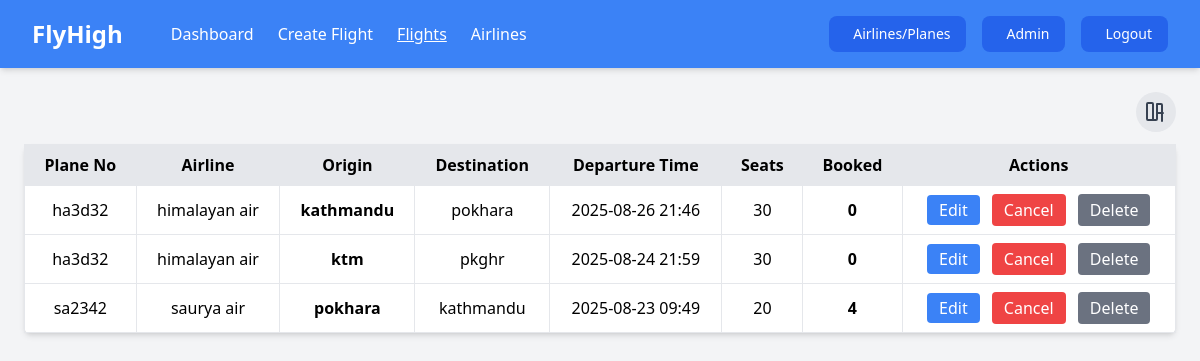
The page /admin/flights.php?sort=latest on the database as committed earlier.
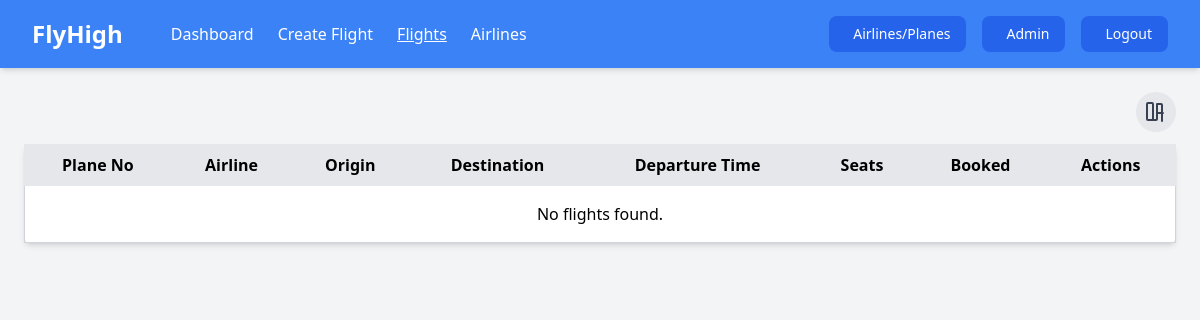
The same page on the database as committed later.
### tables this page shows
CREATE TABLE `flights` (
  `flight_id` int(11) NOT NULL,
  `airline_id` int(11) NOT NULL,
  `plane_id` int(11) NOT NULL,
  `origin` varchar(100) NOT NULL,
  `destination` varchar(100) NOT NULL,
  `departure_time` datetime NOT NULL,
  `arrival_time` datetime NOT NULL,
  `total_seats` int(11) NOT NULL,
  `price` int(11) NOT NULL,
  `booked_seats` int(11) NOT NULL DEFAULT 0
);

CREATE TABLE `planes` (
  `plane_id` int(11) NOT NULL,
  `airline_id` int(11) NOT NULL,
  `plane_number` varchar(20) NOT NULL,
  `capacity` int(11) NOT NULL,
  `added_by` int(11) NOT NULL
);

CREATE TABLE `airlines` (
  `airline_id` int(11) NOT NULL,
  `airline_name` varchar(100) NOT NULL,
  `added_by` int(11) NOT NULL
);

### admin/flights.php (the view, shortened to what the changed rows need)
<?php
require '../db.php';
$sort = $_GET['sort'] ?? 'oldest';
$sortOrder = ($sort === 'latest') ? "DESC" : "ASC";
$sql = "SELECT f.flight_id, f.plane_id, f.airline_id, f.origin, f.destination,
               f.departure_time, f.arrival_time, f.total_seats, f.booked_seats,
               a.airline_name, p.plane_number
        FROM flights f
        LEFT JOIN airlines a ON f.airline_id = a.airline_id
        LEFT JOIN planes p ON f.plane_id = p.plane_id
        ORDER BY f.departure_time $sortOrder";
$result = $conn->query($sql);
$flights = $result ? $result->fetch_all(MYSQLI_ASSOC) : [];
?>
<!DOCTYPE html>
<html lang="en">
<head>
  <script src="https://cdn.tailwindcss.com"></script>
</head>
<body class="bg-gray-100">
  <div class="max-w-6xl mx-auto mt-6">
    <table class="w-full border-collapse border border-gray-300 bg-white shadow-md rounded-md">
      <thead>
        <tr class="bg-gray-200 text-center">
          <th class="border px-4 py-2">Plane No</th>
          <th class="border px-4 py-2">Airline</th>
          <th class="border px-4 py-2">Origin</th>
          <th class="border px-4 py-2">Destination</th>
          <th class="border px-4 py-2">Departure Time</th>
          <th class="border px-4 py-2">Seats</th>
          <th class="border px-4 py-2">Booked</th>
          <th class="border px-4 py-2">Actions</th>
        </tr>
      </thead>
      <tbody>
        <?php if(empty($flights)): ?>
          <tr>
            <td colspan="8" class="text-center py-4">No flights found.</td>
          </tr>
        <?php else: ?>
          <?php foreach($flights as $flight): ?>
            <tr id="row-<?= $flight['flight_id'] ?>" class="text-center">
              <td class="border px-4 py-2"><?= htmlspecialchars($flight['plane_number'] ?: 'N/A') ?></td>
              <td class="border px-4 py-2"><?= htmlspecialchars($flight['airline_name'] ?: 'N/A') ?></td>
              <td class="border px-4 py-2 font-bold"><?= htmlspecialchars($flight['origin']) ?></td>
              <td class="border px-4 py-2"><?= htmlspecialchars($flight['destination']) ?></td>
              <td class="border px-4 py-2"><?= $flight['departure_time'] ? date('Y-m-d H:i', strtotime($flight['departure_time'])) : 'N/A' ?></td>
              <td class="border px-4 py-2"><?= (int)$flight['total_seats'] ?></td>
              <td class="border px-4 py-2 font-bold"><?= (int)$flight['booked_seats'] ?></td>
              <td class="border px-4 py-2 space-x-2">
                <a href="edit_flight.php?id=<?= $flight['flight_id'] ?>" class="bg-blue-500 hover:bg-blue-700 text-white px-3 py-1 rounded">Edit</a>
                <button onclick="alert('Cancel Flight <?= $flight['flight_id'] ?>')" class="bg-red-500 hover:bg-red-700 text-white px-3 py-1 rounded">Cancel</button>
                <?php if(strtotime($flight['departure_time']) < time()): ?>
                  <button onclick="alert('Delete Flight <?= $flight['flight_id'] ?>')" class="bg-gray-500 hover:bg-gray-700 text-white px-3 py-1 rounded">Delete</button>
                <?php endif; ?>
              </td>
            </tr>
          <?php endforeach; ?>
        <?php endif; ?>
      </tbody>
    </table>
  </div>
</body>
</html>

Rows that differ between the two databases and show on the page:
removed flights: plane.plane_number "ha3d32", airline.airline_name "himalayan air", origin "kathmandu", destination "pokhara", departure_time "2025-08-26 21:46", total_seats "30", booked_seats "0"
removed flights: plane.plane_number "ha3d32", airline.airline_name "himalayan air", origin "ktm", destination "pkghr", departure_time "2025-08-24 21:59", total_seats "30", booked_seats "0"
removed flights: plane.plane_number "sa2342", airline.airline_name "saurya air", origin "pokhara", destination "kathmandu", departure_time "2025-08-23 09:49", total_seats "20", booked_seats "4"
Other text that changed with them:
text now shown: "No flights found."
